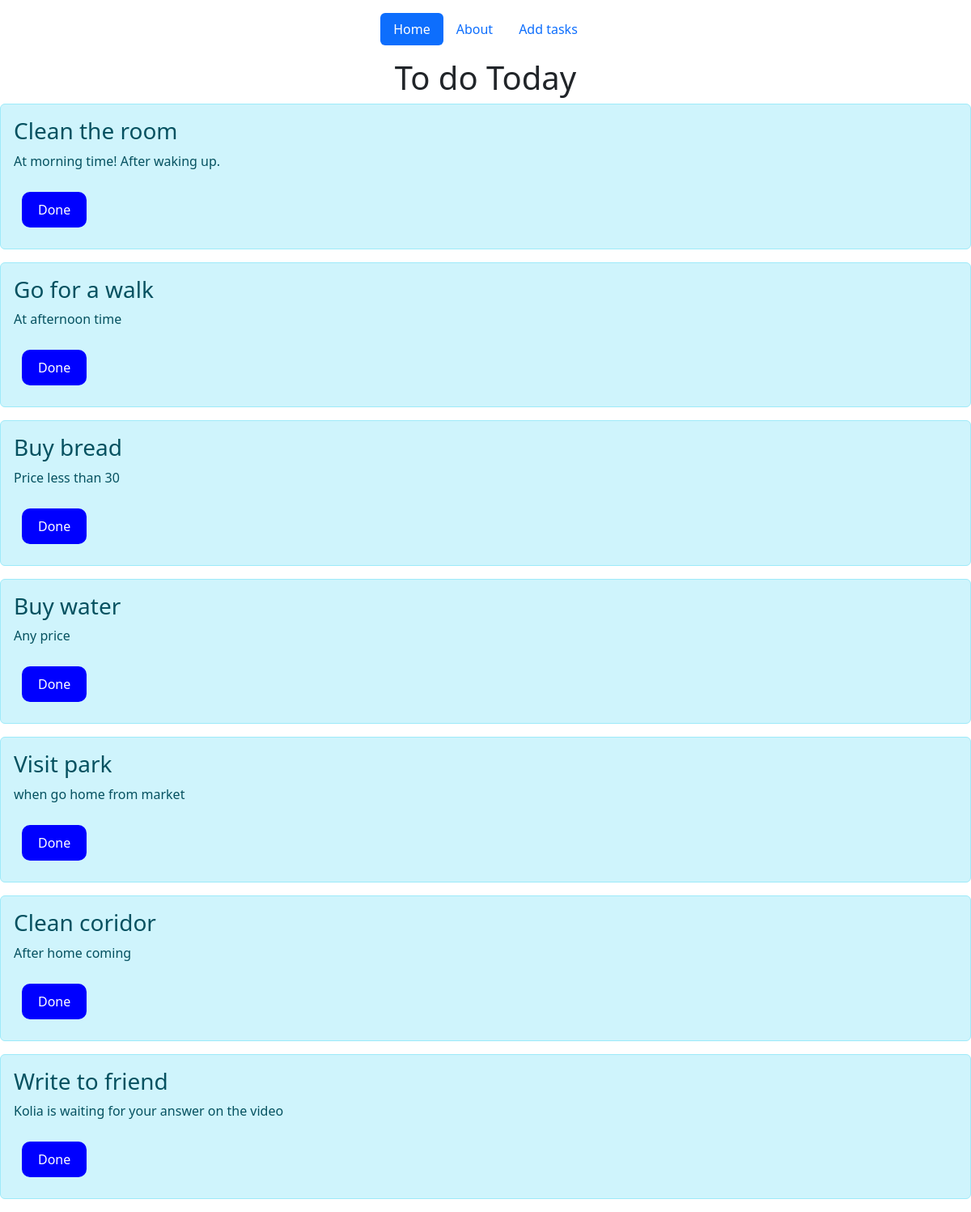
The page / on the database its author committed.
### main/models.py (models this page shows, shortened)
class Task(models.Model):
    title = models.CharField('Name', max_length=50)
    task = models.TextField('About Task')

### main/views.py (the view)
# urls.py: path('', views.index),
def index(request):
    tasks = Task.objects.all()
    return render(request, 'main/index.html', {'title': 'To do Today', 'tasks': tasks})

### main/templates/main/index.html (shortened to what this page needs)
<!doctype html>
<html lang="en">
<head>
    <link rel="stylesheet" href="https://cdn.jsdelivr.net/npm/bootstrap@5.3.0/dist/css/bootstrap.min.css">
</head>
<body>
    <div class="container">
    <header class="d-flex justify-content-center py-3">
      <ul class="nav nav-pills">
        <li class="nav-item"><a href="/" class="nav-link active" aria-current="page">Home</a></li>
        <li class="nav-item"><a href="/about" class="nav-link">About</a></li>
          <li class="nav-item"><a href="/create" class="nav-link">Add tasks</a></li>
      </ul>
    </header>
  </div>
    <h1 style="text-align: center">{{ title }}</h1>
    {% if tasks %}
        {% for l  in tasks%}
            <div class="alert alert-info mt-2">
                <h3>{{ l.title }}</h3>
                <p>{{ l.task }}</p>
                <button class="my_button">Done</button>
            </div>
        {% endfor %}
    {% else %}
        <p>Nothing to do</p>
    {% endif %}
</body>
</html>

### main/templates/main/index.html (style rules this page uses)
.my_button { background-color: blue; border: none; color: white; padding: 10px 20px; text-align: center; text-decoration: none; display: inline-block; font-size: 16px; margin: 10px; cursor: pointer; border-radius: 10px; }

### rows shown on the page
Task: title "Clean the room", task "At morning time! After waking up."
Task: title "Go for a walk", task "At afternoon time"
Task: title "Buy bread", task "Price less than 30"
Task: title "Buy water", task "Any price"
Task: title "Visit park", task "when go home from market"
Task: title "Clean coridor", task "After home coming"
Task: title "Write to friend", task "Kolia is waiting for your answer on the video"

### other values the page prints
{{ title }} "To do Today"
